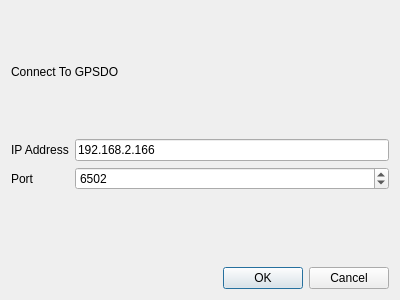
<?xml version="1.0" encoding="UTF-8"?>
<ui version="4.0">
 <class>Dialog</class>
 <widget class="QDialog" name="Dialog">
  <property name="geometry">
   <rect>
    <x>0</x>
    <y>0</y>
    <width>400</width>
    <height>300</height>
   </rect>
  </property>
  <property name="windowTitle">
   <string>Dialog</string>
  </property>
  <layout class="QVBoxLayout" name="verticalLayout">
   <item>
    <widget class="QLabel" name="label_3">
     <property name="text">
      <string>Connect To GPSDO</string>
     </property>
    </widget>
   </item>
   <item>
    <layout class="QFormLayout" name="formLayout">
     <item row="0" column="0">
      <widget class="QLabel" name="label">
       <property name="text">
        <string>IP Address</string>
       </property>
      </widget>
     </item>
     <item row="0" column="1">
      <widget class="QLineEdit" name="lineEdit">
       <property name="text">
        <string>192.168.2.166</string>
       </property>
      </widget>
     </item>
     <item row="1" column="1">
      <widget class="QSpinBox" name="spinBox">
       <property name="prefix">
        <string/>
       </property>
       <property name="minimum">
        <number>1</number>
       </property>
       <property name="maximum">
        <number>65535</number>
       </property>
       <property name="value">
        <number>6502</number>
       </property>
      </widget>
     </item>
     <item row="1" column="0">
      <widget class="QLabel" name="label_2">
       <property name="text">
        <string>Port</string>
       </property>
      </widget>
     </item>
    </layout>
   </item>
   <item>
    <widget class="QDialogButtonBox" name="buttonBox">
     <property name="orientation">
      <enum>Qt::Horizontal</enum>
     </property>
     <property name="standardButtons">
      <set>QDialogButtonBox::Cancel|QDialogButtonBox::Ok</set>
     </property>
    </widget>
   </item>
  </layout>
 </widget>
 <resources/>
 <connections>
  <connection>
   <sender>buttonBox</sender>
   <signal>accepted()</signal>
   <receiver>Dialog</receiver>
   <slot>accept()</slot>
   <hints>
    <hint type="sourcelabel">
     <x>248</x>
     <y>254</y>
    </hint>
    <hint type="destinationlabel">
     <x>157</x>
     <y>274</y>
    </hint>
   </hints>
  </connection>
  <connection>
   <sender>buttonBox</sender>
   <signal>rejected()</signal>
   <receiver>Dialog</receiver>
   <slot>reject()</slot>
   <hints>
    <hint type="sourcelabel">
     <x>316</x>
     <y>260</y>
    </hint>
    <hint type="destinationlabel">
     <x>286</x>
     <y>274</y>
    </hint>
   </hints>
  </connection>
 </connections>
</ui>
